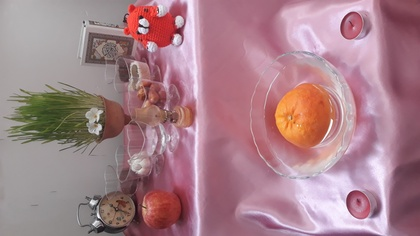
%> input picture exercises/fatemeh456/12/1.jpg, 420 x 236 px, shrunk from 4128 x 2322 before the run
$ octave ManualResult.m   (GNU Octave 9; MATLAB toolbox functions it lacks are replaced by stand-ins)
%> lines starting %> are read from the running program, lines starting %| are printed output that depends on the picture
### exercises/fatemeh456/12/histogrameq.m
function histeqResult = histogrameq(image)
%> called with image = '1.jpg'
image = imread(image);
%> image is the input picture: size 236x420x3 uint8; mean R, G, B 167.2, 129.4, 137.6
image = rgb2gray(image);
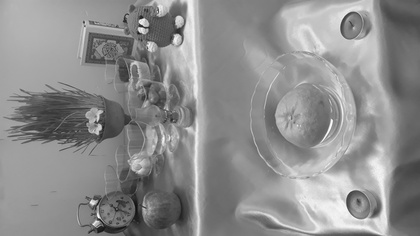
%> image: size 236x420 uint8; min 16, max 254, mean 141.6
[rows columns] = size(image);
%> rows = 236; columns = 420
finalResult = uint8(zeros(rows,columns));
pixelNumber = rows*columns;
%> pixelNumber = 99120
frequncy = zeros(256,1);
pdf = zeros(256,1);
cdf = zeros(256,1);
cummlative = zeros(256,1);
outpic = zeros(256,1);
for i = 1:1:rows
    for j = 1:1:columns
        val = image(i,j);
        frequncy(val+1) = frequncy(val+1)+1;
        pdf(val+1) = frequncy(val+1)/pixelNumber;
    end
end
%> after the loop, frequncy = 256 values, max 1402 at index 133, min 0 at index 1, mean 387.2; pdf = 256 values, max 0.0141 at index 133, min 0 at index 1, mean 0.00391

sum =0 ;
intensityLevel = 255;

for i = 1:1:size(pdf)
    sum = sum + frequncy(i);
    cummlative(i) = sum;
    cdf(i) = cummlative(i)/ pixelNumber;
    outpic(i) = round(cdf(i) * intensityLevel);
end
%> this loop made 256 passes
%> sum on passes 1 to 3: 0, 0, 0
%> after the loop, cdf = 256 values from 0 to 1; cummlative = 256 values from 0 to 99120; outpic = 256 values from 0 to 255; sum = 99120


for i = 1:1:rows
    for j = 1:1:columns
        finalResult(i,j) = outpic(image(i,j) + 1);
    end
end
imshow(finalResult);
end

### exercises/fatemeh456/12/ManualResult.m
clc;
close all;
clear;

t = tiledlayout('flow');
nexttile;histogrameq('1.jpg');title('Picture 1');
nexttile;histogrameq('2.jpg');title('Picture 2');
%> call 2 of histogrameq, with image = '2.jpg'
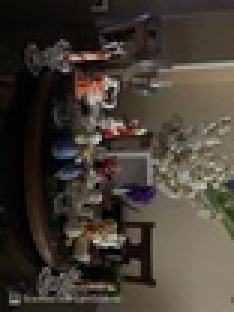
%> input picture exercises/mobina-t77/7/2.jpg, 78 x 104 px, shrunk from 767 x 1024 before the run (shown 3 times larger)
%> in histogrameq, image is the input picture: size 104x78x3 uint8; mean R, G, B 68.3, 60.6, 51.7
%> after the loop in histogrameq (call 2), `for i = 1:1:rows`: frequncy = 256 values, max 153 at index 11, min 0 at index 177, mean 31.69; pdf = 256 values, max 0.0189 at index 11, min 0 at index 177, mean 0.00391
%> the loop in histogrameq (call 2), `for i = 1:1:size(pdf)` made 256 passes
%> sum on passes 1 to 3: 11, 54, 139
%> after the loop in histogrameq (call 2), `for i = 1:1:size(pdf)`: cdf = 256 values from 0.00136 to 1; cummlative = 256 values from 11 to 8112; sum = 8112
nexttile;histogrameq('3.jpg');title('Picture 3');
%> call 3 of histogrameq, with image = '3.jpg'
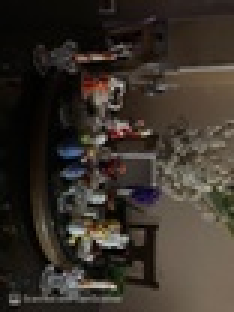
%> input picture exercises/mobina-t77/13/3.jpg, 78 x 104 px, shrunk from 767 x 1024 before the run (shown 3 times larger)
%> in histogrameq, image is the input picture: size 104x78x3 uint8; mean R, G, B 56.8, 49.7, 42.1
%> after the loop in histogrameq (call 3), `for i = 1:1:rows`: frequncy = 256 values, max 214 at index 8, min 0 at index 178, mean 31.69; pdf = 256 values, max 0.0264 at index 8, min 0 at index 178, mean 0.00391
%> the loop in histogrameq (call 3), `for i = 1:1:size(pdf)` made 256 passes
%> sum on passes 1 to 3: 4, 32, 116
%> after the loop in histogrameq (call 3), `for i = 1:1:size(pdf)`: cdf = 256 values from 0.000493 to 1; cummlative = 256 values from 4 to 8112; sum = 8112
nexttile;histogrameq('4.jpg');title('Picture 4');
%> call 4 of histogrameq, with image = '4.jpg'
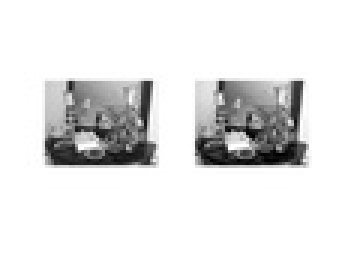
%> input picture exercises/alimotavally/12/4.jpg, 114 x 85 px, shrunk from 1120 x 840 before the run (shown 3 times larger)
%> in histogrameq, image is the input picture: size 85x114x3 uint8; min 0, max 255, mean 226.7
%> after the loop in histogrameq (call 4), `for i = 1:1:rows`: frequncy = 256 values, max 7224 at index 255, min 0 at index 256, mean 37.85; pdf = 256 values, max 0.746 at index 255, min 0 at index 256, mean 0.00391
%> the loop in histogrameq (call 4), `for i = 1:1:size(pdf)` made 256 passes
%> sum on passes 1 to 3: 4, 6, 8
%> after the loop in histogrameq (call 4), `for i = 1:1:size(pdf)`: cdf = 256 values from 0.000413 to 1; cummlative = 256 values from 4 to 9690; sum = 9690
nexttile;histogrameq('5.jpg');title('Picture 5');
%> call 5 of histogrameq, with image = '5.jpg'
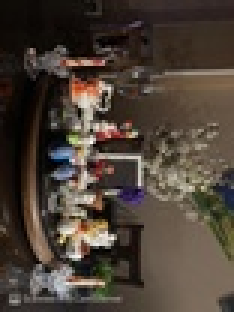
%> input picture exercises/mobina-t77/12/5.jpg, 78 x 104 px, shrunk from 767 x 1024 before the run (shown 3 times larger)
%> in histogrameq, image is the input picture: size 104x78x3 uint8; mean R, G, B 75.5, 64.5, 54.6
%> after the loop in histogrameq (call 5), `for i = 1:1:rows`: frequncy = 256 values, max 145 at index 11, min 0 at index 225, mean 31.69; pdf = 256 values, max 0.0179 at index 11, min 0 at index 225, mean 0.00391
%> the loop in histogrameq (call 5), `for i = 1:1:size(pdf)` made 256 passes
%> sum on passes 1 to 3: 2, 20, 52
%> after the loop in histogrameq (call 5), `for i = 1:1:size(pdf)`: cdf = 256 values from 0.000247 to 1; cummlative = 256 values from 2 to 8112; sum = 8112
nexttile;histogrameq('6.jpg');title('Picture 6');
%> call 6 of histogrameq, with image = '6.jpg'
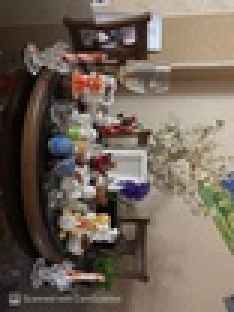
%> input picture exercises/mobina-t77/12/6.jpg, 78 x 104 px, shrunk from 767 x 1024 before the run (shown 3 times larger)
%> in histogrameq, image is the input picture: size 104x78x3 uint8; mean R, G, B 113.6, 100.9, 89.3
%> after the loop in histogrameq (call 6), `for i = 1:1:rows`: frequncy = 256 values, max 99 at index 157, min 0 at index 1, mean 31.69; pdf = 256 values, max 0.0122 at index 157, min 0 at index 1, mean 0.00391
%> the loop in histogrameq (call 6), `for i = 1:1:size(pdf)` made 256 passes
%> sum on passes 1 to 3: 0, 6, 25
%> after the loop in histogrameq (call 6), `for i = 1:1:size(pdf)`: cdf = 256 values from 0 to 1; cummlative = 256 values from 0 to 8112; sum = 8112
%> after the loop in histogrameq (call 6), `for i = 1:1:rows`:
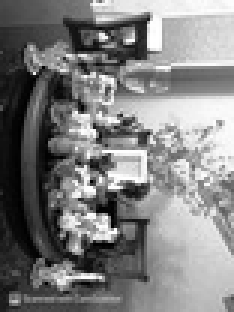
%> finalResult: size 104x78 uint8 (shown 3 times larger); min 0, max 255, mean 128.2
nexttile;histogrameq('7.jpg');title('Picture 7');
%> (this line was passed over: nexttile is not available in this run)
%> the run ends on the next line
